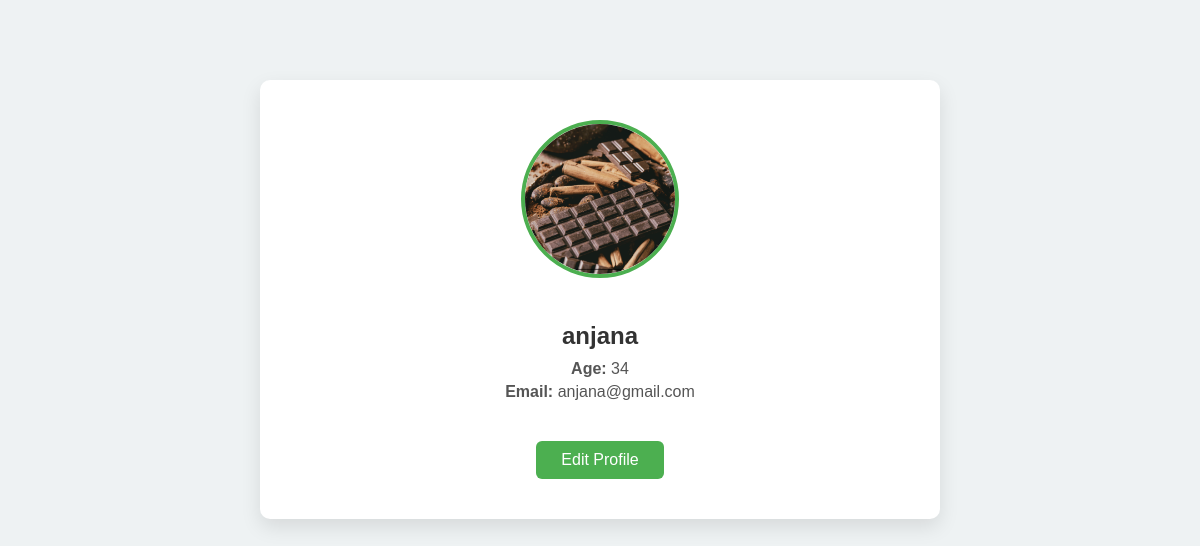
/profile/ (signed in), run on the app's committed database.
### foodapp/models.py (models this page shows)
class reg(models.Model):
    name = models.CharField(max_length=100,null=True,blank=True)
    age = models.IntegerField()
    email = models.EmailField(unique=True)
    password = models.CharField(max_length=100,null=True,blank=True)
    image = models.FileField(upload_to='image/')

### foodapp/views.py (the view)
# urls.py: path('profile/',views.profile,name='profile'),
def profile(request):
    if "email" in request.session:
        user = request.session['email']
        try:
            client = models.reg.objects.get(email=user)
            return render(request, 'profile.html', {'c': client})
        except models.reg.DoesNotExist:
            alert = "<script>alert('user not found'); window.location.href='/login/';</script>"
            return HttpResponse(alert)
    else:
        alert = "<script>alert('user not found'); window.location.href='/login/';</script>"
        return HttpResponse(alert)

### foodapp/templates/profile.html (shortened to what this page needs)
<!DOCTYPE html>
<html lang="en">
<head>
</head>
<body>
<div class="container">
    {% if c.image %}
        <img src="{{ c.image.url }}" alt="Profile Image" class="profile-img">
    {% else %}
        <img src="/static/default-profile.png" alt="Default Image" class="profile-img">
    {% endif %}
    <div class="info">
        <h2>{{ c.name }}</h2>
        <p><strong>Age:</strong> {{ c.age }}</p>
        <p><strong>Email:</strong> {{ c.email }}</p>
    </div>
    <a href="{% url 'editprofile' %}" class="btn">Edit Profile</a>
</div>
</body>
</html>

### foodapp/templates/profile.html (style rules this page uses)
body { font-family: Arial, sans-serif; background-color: #eef2f3; margin: 0; padding: 0; }
.container { max-width: 600px; margin: 80px auto; padding: 40px; background-color: #ffffff; border-radius: 10px; box-shadow: 0 8px 20px rgba(0, 0, 0, 0.1); text-align: center; }
.profile-img { width: 150px; height: 150px; object-fit: cover; border-radius: 50%; border: 4px solid #4CAF50; margin-bottom: 20px; }
.info { margin-bottom: 20px; }
.info h2 { margin-bottom: 10px; color: #333; }
.info p { margin: 5px 0; color: #555; font-size: 16px; }
.btn { display: inline-block; padding: 10px 25px; background-color: #4CAF50; color: white; font-size: 16px; border: none; border-radius: 6px; text-decoration: none; cursor: pointer; margin-top: 20px; }

### data on the page
reg: image (picture), name "anjana", age "34", email "anjana@gmail.com"
